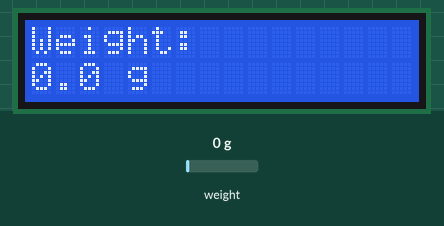
Recording of a sketch running on a simulated ESP32. Shown: 16×2 character LCD. The inputs (shaded band) are chosen by the test bench; at power-on: weight on the scale 0 g. WiFi joins after 1.5 s; servers stay silent unless stated; what the sketch prints to the serial monitor is not drawn.

Above: at 8.8 s.
8.9 s: weight on the scale set to 1250 g
At 10.2 s:
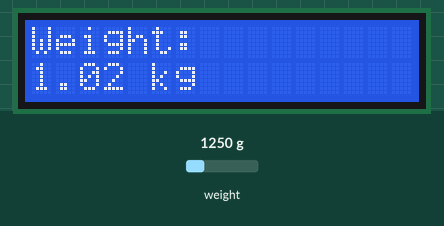
10.5 s: weight on the scale set to 100 g
At 11.2 s:
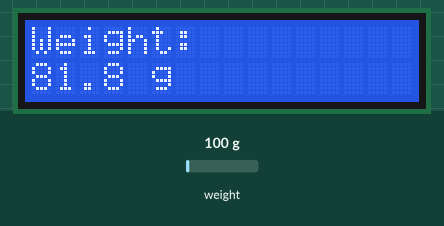
12.3 s: weight on the scale set to 2500 g
At 13.4 s:
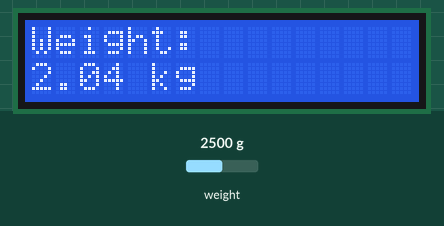
14.2 s: weight on the scale set to 0 g
At 15.6 s:
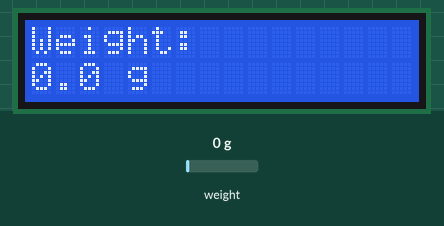
Timing chart, 0 to 17.0 s (numbered marks = the images above; inputs shaded):
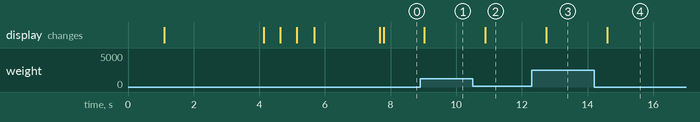

The sketch:

hx711_v3_final.ino
```cpp
#include "HX711.h"
#include <WiFi.h>
#include <WebServer.h>
#include <Wire.h>
#include <LiquidCrystal_I2C.h>

#define DOUT 5   // DT pin
#define SCK 18   // SCK pin

HX711 scale;

// Wi-Fi credentials
const char* ssid = "Galaxy A70AD8B";
const char* password = "skrs5399";

WebServer server(80);

// LCD Configuration (0x27 is common I2C address)
LiquidCrystal_I2C lcd(0x27, 16, 2);  // 16x2 display

// Predefined calibration values
long raw_zero = 0;
const float scale_factor = 513.61523;
float current_weight = 0.0;
unsigned long last_lcd_update = 0;

void setup() {
  Serial.begin(115200);
  delay(1000);

  // Initialize LCD
  Wire.begin();  // Initialize I2C
  lcd.init();
  lcd.backlight();
  lcd.clear();
  lcd.setCursor(0, 0);
  lcd.print("Initializing...");

  // Initialize HX711
  Serial.println("Initializing HX711...");
  scale.begin(DOUT, SCK);

  int attempts = 0;
  while (!scale.is_ready()) {
    Serial.print(".");
    lcd.print(".");
    delay(100);
    if (++attempts > 50) {
      lcd.clear();
      lcd.print("HX711 ERROR!");
      Serial.println("\nERROR: HX711 not responding!");
      while (1) delay(1000);
    }
  }

  lcd.clear();
  lcd.print("HX711 Ready!");
  Serial.println("\nHX711 ready!");

  // Tare the scale
  lcd.clear();
  lcd.print("Taring...");
  Serial.println("Taring...");
  scale.tare();
  raw_zero = scale.read_average();
  Serial.print("Tare offset: ");
  Serial.println(raw_zero);
  delay(1000);

  // Connect to Wi-Fi
  lcd.clear();
  lcd.print("Connecting to");
  lcd.setCursor(0, 1);
  lcd.print(ssid);

  Serial.print("Connecting to: ");
  Serial.println(ssid);
  WiFi.begin(ssid, password);

  attempts = 0;
  while (WiFi.status() != WL_CONNECTED) {
    delay(500);
    Serial.print(".");
    lcd.print(".");
    if (++attempts > 30) {
      lcd.clear();
      lcd.print("WiFi FAILED!");
      Serial.println("\nERROR: WiFi connection failed!");
      break;
    }
  }

  if (WiFi.status() == WL_CONNECTED) {
    lcd.clear();
    lcd.print("WiFi Connected!");
    lcd.setCursor(0, 1);
    lcd.print(WiFi.localIP());

    Serial.println("\nWiFi connected!");
    Serial.print("IP address: ");
    Serial.println(WiFi.localIP());
  } else {
    lcd.clear();
    lcd.print("WiFi Failed!");
  }
  delay(2000);

  // Set up web server
  server.on("/", handleRoot);
  server.on("/weight", handleWeight);
  server.begin();

  lcd.clear();
  lcd.print("Ready!");
  Serial.println("HTTP server started");
}

void loop() {
  server.handleClient();
  updateWeight();

  // Update LCD every 500ms (prevents flickering)
  if (millis() - last_lcd_update > 500) {
    updateLCD();
    last_lcd_update = millis();
  }

  delay(50);
}

void updateWeight() {
  if (scale.is_ready()) {
    long raw = scale.read();
    current_weight = (raw - raw_zero) / scale_factor;
  }
}

void updateLCD() {
  lcd.clear();
  lcd.setCursor(0, 0);
  lcd.print("Weight:");

  lcd.setCursor(0, 1);
  if (current_weight < 1000) {
    lcd.print(current_weight, 1);
    lcd.print(" g ");
  } else {
    lcd.print(current_weight/1000.0, 2);
    lcd.print(" kg");
  }
}

void handleRoot() {
  String html = R"rawliteral(
  <!DOCTYPE html>
  <html>
  <head>
    <meta name="viewport" content="width=device-width, initial-scale=1">
    <title>ESP32 Weight Scale</title>
    <style>
      body { font-family: Arial, sans-serif; text-align: center; }
      .weight { font-size: 3em; font-weight: bold; margin: 20px; }
      .status { color: #888; margin-top: 20px; }
    </style>
    <script>
      let lastAlert = null;

      function updateWeight() {
        fetch("/weight")
          .then(response => response.json())
          .then(data => {
            const w = data.weight;
            document.getElementById("weight").innerText = w.toFixed(2) + " g";

            // Check for alerts (with state tracking)
            if (w < 200 && lastAlert !== "low") {
              alert('⚠️ Weight depletion: ' + w.toFixed(2) + ' g');
              lastAlert = "low";
            }
            else if (w > 500 && lastAlert !== "high") {
              alert('⚠️ Weight overload: ' + w.toFixed(2) + ' g');
              lastAlert = "high";
            }
            else if (w >= 200 && w <= 500) {
              lastAlert = null; // Reset alert state
            }
          })
          .catch(err => console.error('Error:', err));
      }

      // Initial update and set interval
      updateWeight();
      setInterval(updateWeight, 1000);
    </script>
  </head>
  <body>
    <h1>ESP32 Weight Scale</h1>
    <div class="weight" id="weight">0.00 g</div>
    <div class="status" id="status">Live updating every second</div>
  </body>
  </html>
  )rawliteral";
  server.send(200, "text/html", html);
}

void handleWeight() {
  String json = "{\"weight\":" + String(current_weight, 2) + "}";
  server.send(200, "application/json", json);
}
```

Measured:
- after the input at 8.9 s, the display: changes after 0.13 s (image 1)
- after the input at 10.5 s, the display: changes after 0.39 s (image 2)
- after the input at 12.3 s, the display: changes after 0.44 s (image 3)
- after the input at 14.2 s, the display: changes after 0.39 s (image 4)
